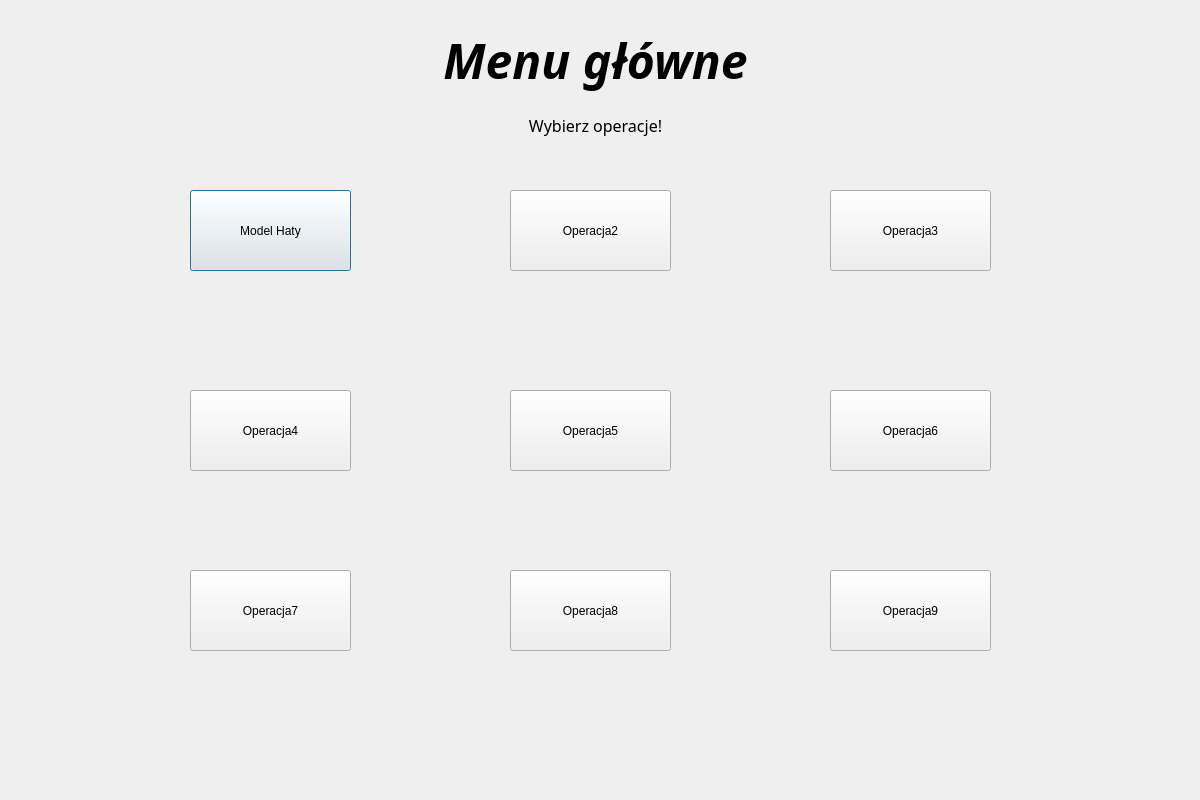
<?xml version="1.0" encoding="UTF-8"?>
<ui version="4.0">
 <class>Dialog</class>
 <widget class="QDialog" name="Dialog">
  <property name="geometry">
   <rect>
    <x>0</x>
    <y>0</y>
    <width>1200</width>
    <height>800</height>
   </rect>
  </property>
  <property name="windowTitle">
   <string>Dialog</string>
  </property>
  <widget class="QWidget" name="MainMenuWidget" native="true">
   <property name="geometry">
    <rect>
     <x>0</x>
     <y>0</y>
     <width>1200</width>
     <height>800</height>
    </rect>
   </property>
   <property name="styleSheet">
    <string notr="true">QWidget#MainMenuWidget{
background-color:qlineargradient(spread:pad, x1:0, y1:0, x2:1, y2:1, stop:0 rgba(179, 204, 117, 255), stop:1 rgba(255, 255, 255, 255))};</string>
   </property>
   <widget class="QLabel" name="menuGlowneTekst">
    <property name="geometry">
     <rect>
      <x>370</x>
      <y>20</y>
      <width>451</width>
      <height>81</height>
     </rect>
    </property>
    <property name="font">
     <font>
      <family>Candara</family>
      <pointsize>14</pointsize>
      <italic>true</italic>
     </font>
    </property>
    <property name="text">
     <string>&lt;html&gt;&lt;head/&gt;&lt;body&gt;&lt;p align=&quot;center&quot;&gt;&lt;span style=&quot; font-size:36pt; font-weight:700;&quot;&gt;Menu główne&lt;/span&gt;&lt;/p&gt;&lt;/body&gt;&lt;/html&gt;</string>
    </property>
   </widget>
   <widget class="QLabel" name="wyborOperacjiTekst">
    <property name="geometry">
     <rect>
      <x>470</x>
      <y>110</y>
      <width>251</width>
      <height>31</height>
     </rect>
    </property>
    <property name="font">
     <font>
      <family>Segoe UI Light</family>
     </font>
    </property>
    <property name="text">
     <string>&lt;html&gt;&lt;head/&gt;&lt;body&gt;&lt;p align=&quot;center&quot;&gt;&lt;span style=&quot; font-size:12pt;&quot;&gt;Wybierz operacje!&lt;/span&gt;&lt;/p&gt;&lt;/body&gt;&lt;/html&gt;</string>
    </property>
   </widget>
   <widget class="QPushButton" name="modelHaty_przycisk">
    <property name="geometry">
     <rect>
      <x>190</x>
      <y>190</y>
      <width>161</width>
      <height>81</height>
     </rect>
    </property>
    <property name="text">
     <string>Model Haty</string>
    </property>
   </widget>
   <widget class="QPushButton" name="Operacja_2_przycisk">
    <property name="geometry">
     <rect>
      <x>510</x>
      <y>190</y>
      <width>161</width>
      <height>81</height>
     </rect>
    </property>
    <property name="text">
     <string>Operacja2</string>
    </property>
   </widget>
   <widget class="QPushButton" name="Operacja_3_przycisk">
    <property name="geometry">
     <rect>
      <x>830</x>
      <y>190</y>
      <width>161</width>
      <height>81</height>
     </rect>
    </property>
    <property name="text">
     <string>Operacja3</string>
    </property>
   </widget>
   <widget class="QPushButton" name="Operacja_4">
    <property name="geometry">
     <rect>
      <x>190</x>
      <y>390</y>
      <width>161</width>
      <height>81</height>
     </rect>
    </property>
    <property name="text">
     <string>Operacja4</string>
    </property>
   </widget>
   <widget class="QPushButton" name="Operacja_5">
    <property name="geometry">
     <rect>
      <x>510</x>
      <y>390</y>
      <width>161</width>
      <height>81</height>
     </rect>
    </property>
    <property name="text">
     <string>Operacja5</string>
    </property>
   </widget>
   <widget class="QPushButton" name="Operacja_6">
    <property name="geometry">
     <rect>
      <x>830</x>
      <y>390</y>
      <width>161</width>
      <height>81</height>
     </rect>
    </property>
    <property name="text">
     <string>Operacja6</string>
    </property>
   </widget>
   <widget class="QPushButton" name="Operacja_7">
    <property name="geometry">
     <rect>
      <x>190</x>
      <y>570</y>
      <width>161</width>
      <height>81</height>
     </rect>
    </property>
    <property name="text">
     <string>Operacja7</string>
    </property>
   </widget>
   <widget class="QPushButton" name="Operacja_8">
    <property name="geometry">
     <rect>
      <x>510</x>
      <y>570</y>
      <width>161</width>
      <height>81</height>
     </rect>
    </property>
    <property name="text">
     <string>Operacja8</string>
    </property>
   </widget>
   <widget class="QPushButton" name="Operacja_9">
    <property name="geometry">
     <rect>
      <x>830</x>
      <y>570</y>
      <width>161</width>
      <height>81</height>
     </rect>
    </property>
    <property name="text">
     <string>Operacja9</string>
    </property>
   </widget>
  </widget>
 </widget>
 <resources/>
 <connections/>
</ui>
